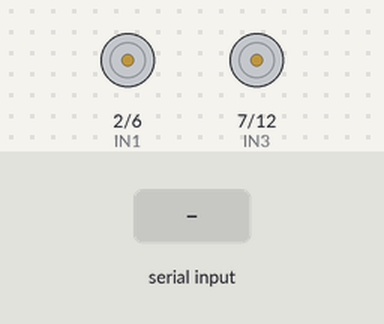
This sketch was run on a simulated Arduino Uno, built with avr-gcc and run on an emulated ATmega328P. Parts: motor-driver pin pairs drawn as motors (green arrow = first pin HIGH = forward, orange = second pin HIGH = backward, longer = more drive, scaled by the enable pin). The inputs (shaded band) are chosen by the test bench.

Above: at 1.2 s.
1.3 s: "Motor1-CW\n" received over Serial
2.8 s: "Motor1-CCW\n" received over Serial
4.3 s: "Motor2-CW\n" received over Serial
At 4.6 s:
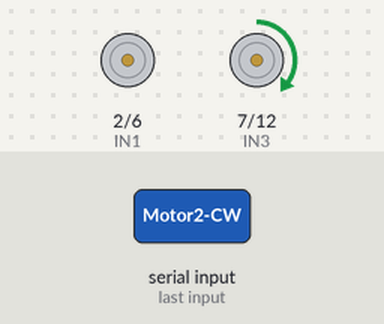
5.8 s: "Motor1-stop\n" received over Serial
7.3 s: "Motor2-CCW\n" received over Serial
At 8.1 s:
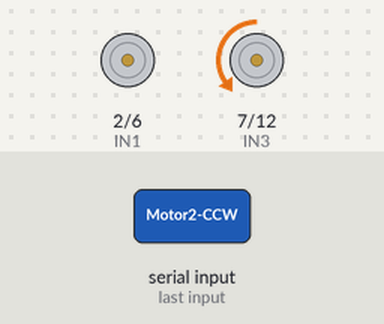
8.8 s: "all-Motors-CW\n" received over Serial
At 9.2 s:
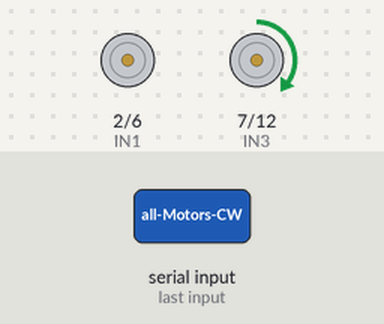
Timing chart, 0 to 11.3 s (numbered marks = the images above; inputs shaded):
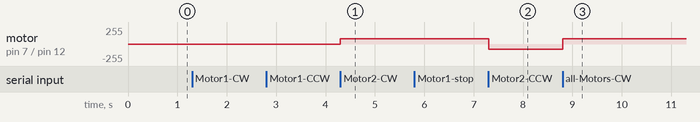

The sketch:

allmotors_withenable.ino
```cpp
#define IN1 2 //+
#define IN2 6 //-
#define IN3 7 //+
#define IN4 12 //-
#define EN1 8 //M1
#define EN2 9 //M2

//control motor speed (0 - 255)
int speed = 80;

void setup() {
  Serial.begin(115200);

  pinMode(IN1, OUTPUT);
  pinMode(IN2, OUTPUT);
  pinMode(IN3, OUTPUT);
  pinMode(IN4, OUTPUT);
  pinMode(EN1, OUTPUT);
  pinMode(EN2, OUTPUT);
}

void loop() {
  if (Serial.available() > 0) {
    // Read the incoming serial command
    String command = Serial.readStringUntil('\n');

    //motor control command
    if (command.startsWith("Motor1-CW")) {
      motor1CW();
    } else if (command.startsWith("Motor1-CCW")) {
      motor1CCW();
    } else if (command.startsWith("Motor1-stop")) {
      motor1Stop();
    } else if (command.startsWith("Motor2-CW")) {
      motor2CW();
    } else if (command.startsWith("Motor2-CCW")) {
      motor2CCW();
    } else if (command.startsWith("Motor2-stop")) {
      motor2Stop();
    } else if (command.startsWith("all-Motors-CW")) {
      allMotorsCW();
    } else if (command.startsWith("all-Motors-CCW")) {
      allMotorsCCW();
    } else if (command.startsWith("all-Motors-stop")) {
      allMotorsStop();
    }
  }
}

void motor1CW() {
  digitalWrite(IN1, HIGH);
  digitalWrite(IN2, LOW);
  analogWrite(EN1, speed); // Set speed
}

void motor1CCW() {
  digitalWrite(IN1, LOW);
  digitalWrite(IN2, HIGH);
  analogWrite(EN1, speed); // Set speed
}

void motor1Stop() {
  digitalWrite(IN1, LOW);
  digitalWrite(IN2, LOW);
  analogWrite(EN1, 0); // Stop motor
}

void motor2CW() {
  digitalWrite(IN3, HIGH);
  digitalWrite(IN4, LOW);
  analogWrite(EN2, speed); // Set speed
}

void motor2CCW() {
  digitalWrite(IN3, LOW);
  digitalWrite(IN4, HIGH);
  analogWrite(EN2, speed); // Set speed
}

void motor2Stop() {
  digitalWrite(IN3, LOW);
  digitalWrite(IN4, LOW);
  analogWrite(EN2, 0); // Stop motor
}

// Functions to control all motors
void allMotorsCW() {
  motor1CW();
  motor2CW();
}

void allMotorsCCW() {
  motor1CCW();
  motor2CCW();
}

void allMotorsStop() {
  motor1Stop();
  motor2Stop();
}
```

Measured:
- after the input at 4.3 s, motor on pin 7 (IN3) / pin 12 (IN4): stopped → forward 80/255 at once
- after the input at 7.3 s, motor on pin 7 (IN3) / pin 12 (IN4): forward 80/255 → backward 80/255 at once
- after the input at 8.8 s, motor on pin 7 (IN3) / pin 12 (IN4): backward 80/255 → forward 80/255 at once
